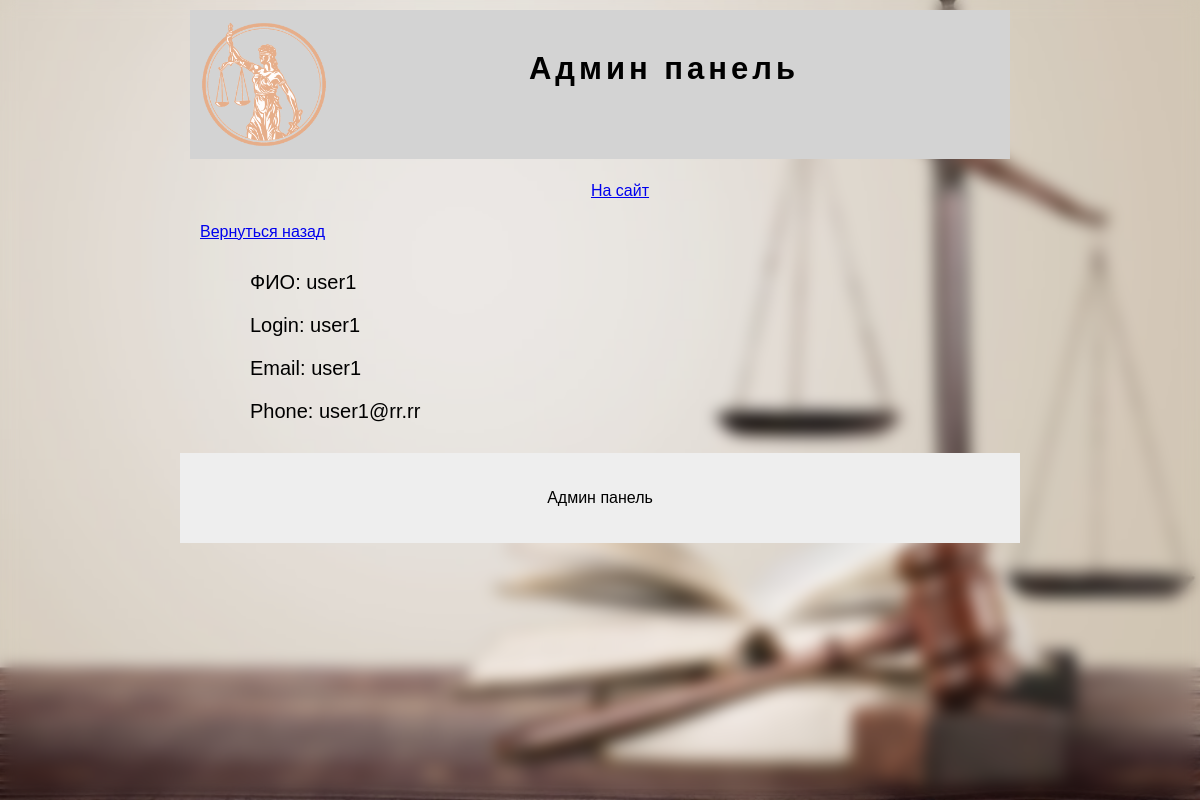
/userdetail/1, run on an earlier commit of the app's database.
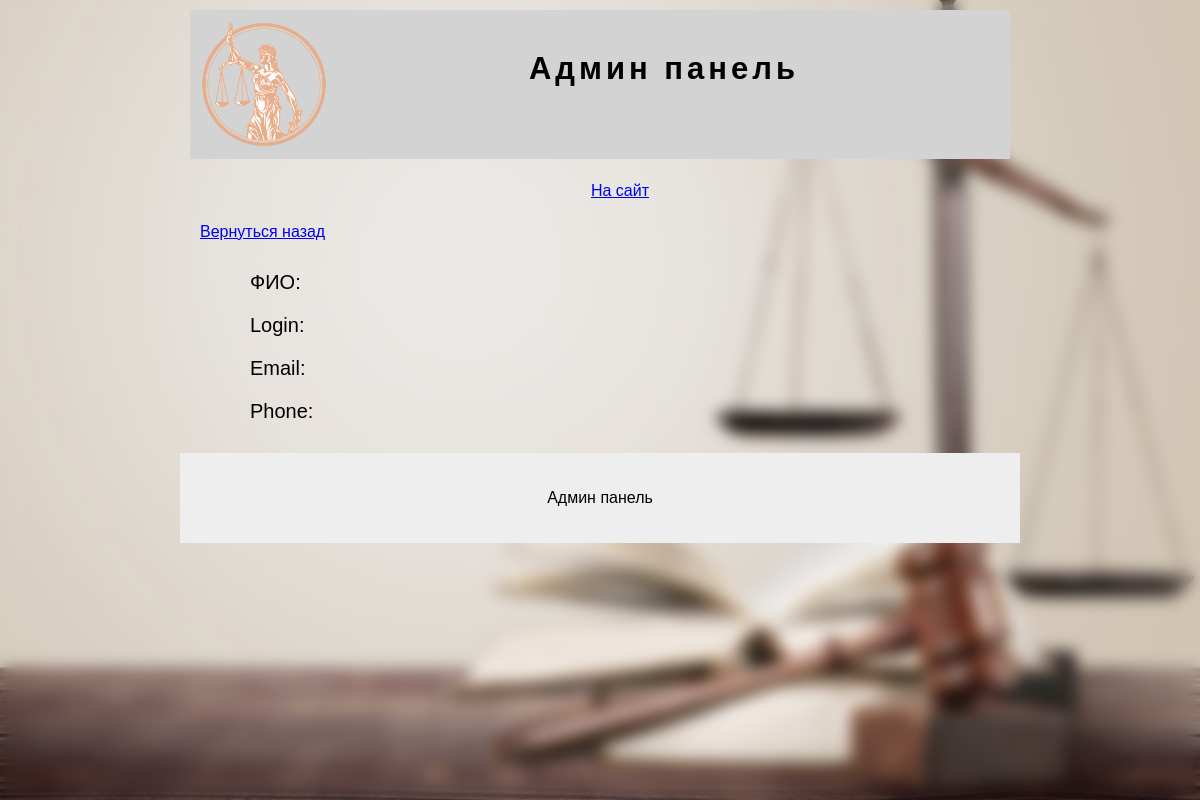
And on a later commit of the database.
### tables this page shows
CREATE TABLE users (
 id INTEGER PRIMARY KEY AUTOINCREMENT,
 fio TEXT NOT NULL,
 login TEXT NOT NULL,
 password TEXT NOT NULL,
 email TEXT NOT NULL,
 phone TEXT NOT NULL
);

### app.py (the view)
@app.route('/userdetail/<id>', methods=('POST', 'GET'))
def userdetail(id):
 conn = get_db_connection()
 cursor = conn.cursor()
 user = cursor.execute('select * from users where id=? ', (id,)).fetchone()
 conn.commit()
 return render_template('admin/dateiluser.html', data={'user': user})

### app.py (called while the page is built)
def get_db_connection():
 conn = sqlite3.connect('visitka.db')
 cursor = conn.cursor()
 conn.commit()
 return conn

### templates/admin/dateiluser.html (shortened to what this page needs)
{% extends 'admin/main.html' %}
{% block content %}
<p><a href="/admin">Вернуться назад</a></p>
<ul class="panel">
    <li>ФИО: {{data.user[1]}}</li>
     <li>Login: {{data.user[2]}}</li>
     <li>Email: {{data.user[3]}}</li>
     <li>Phone: {{data.user[4]}}</li>
</ul>
{% endblock %}

What changed in the data, as far as the page shows it:
removed users: fio "user1", login "user1", password "user1", email "user1@rr.rr"
